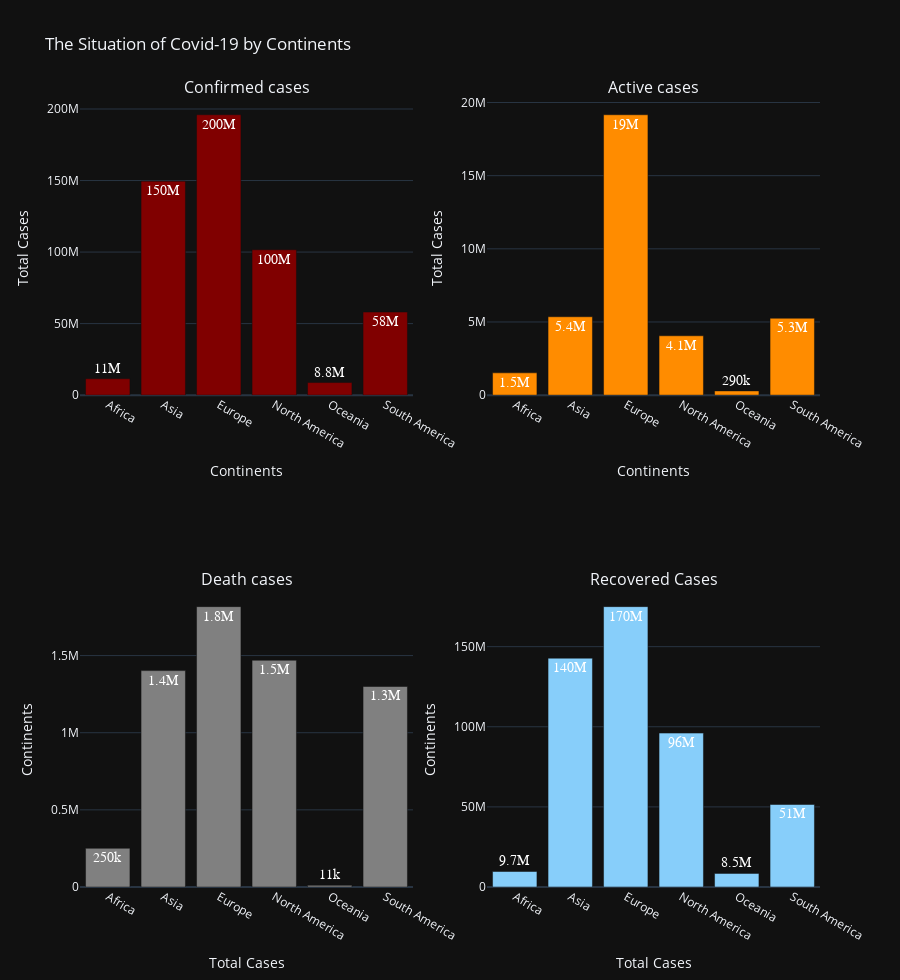

Notebook code cell kept with this figure:
### Markdown cell above
# The diagram above describe the confirmed cases of Covid-19 of affected continents and countries around the world.
# It clearly shows that Europe is the worst affected continents and France is the highest confirmed cases of Covid-19 in Europe which has 29 million follow by Germany and UK both countries have 26 million and 22 million total confrimed cases respectively. 
# Asia is the second worst affected continent and India is the top higher confirmed cases which is 43 million cases and Korea is the second higher which is 17 million confirmed cases.
# The thrid goes to North America follow by South America and United States is the top affected country it has total 85 million confirmed cases, and Brazil has 31 million confirmed cases the highest affected country in South America.

### Code cell
continents = continents_df[:6]['Continents']

fig = make_subplots(rows=2, cols=2, subplot_titles=('Confirmed cases','Active cases','Death cases','Recovered Cases',))

fig.add_trace(go.Bar(name='Confirmed cases', x=continents, y=continents_df['Confirmed'], 
                     marker=dict(color="maroon"), text=continents_df['Confirmed']), 1, 1)

fig.add_trace(go.Bar(name='Active cases', x=continents, y=continents_df['Active'], 
                     marker=dict(color="darkorange"), text=continents_df['Active']), 1, 2)


fig.add_trace(go.Bar(name='Death cases', x=continents, y=continents_df['Deaths'], 
                     marker=dict(color="gray"), text=continents_df['Deaths']), 2, 1)

fig.add_trace(go.Bar(name='Recovered cases', x=continents, y=continents_df['Recovered'],
                     marker=dict(color="lightskyblue"),text=continents_df['Recovered']), 2, 2)

fig.update_traces(textposition='auto', textfont_size=14, textfont_family="Arial Black", textfont_color="white", 
                  texttemplate='%{text:,.2s}')

fig.update_layout(template='plotly_dark', height=980, showlegend=False, title='The Situation of Covid-19 by Continents')


fig.update_xaxes(row=1, col=1, title='Continents')
fig.update_xaxes(row=1, col=2, title='Continents')
fig.update_xaxes(row=2, col=1, title='Total Cases')
fig.update_xaxes(row=2, col=2, title='Total Cases')

fig.update_yaxes(row=1, col=1, title='Total Cases')
fig.update_yaxes(row=1, col=2, title='Total Cases')
fig.update_yaxes(row=2, col=1, title='Continents')
fig.update_yaxes(row=2, col=2, title='Continents')

fig.show()

### Figure 1 — Plotly figure (JSON) as saved in the notebook; plotly's stock layout.template omitted (floating-point values rounded to 4 significant figures)
{"data": [{"marker": {"color": "maroon"}, "name": "Confirmed cases", "text": [11455125, 149573250, 195966612, 101585024, 8782549, 58048868, 525411428], "textfont": {"color": "white", "family": "Arial Black", "size": 14}, "textposition": "auto", "texttemplate": "%{text:,.2s}", "type": "bar", "x": ["Africa", "Asia", "Europe", "North America", "Oceania", "South America"], "xaxis": "x", "y": [11455125, 149573250, 195966612, 101585024, 8782549, 58048868, 525411428], "yaxis": "y"}, {"marker": {"color": "darkorange"}, "name": "Active cases", "text": [1523117, 5357664, 19163083, 4056480, 288711, 5255453, 35644508], "textfont": {"color": "white", "family": "Arial Black", "size": 14}, "textposition": "auto", "texttemplate": "%{text:,.2s}", "type": "bar", "x": ["Africa", "Asia", "Europe", "North America", "Oceania", "South America"], "xaxis": "x2", "y": [1523117, 5357664, 19163083, 4056480, 288711, 5255453, 35644508], "yaxis": "y2"}, {"marker": {"color": "gray"}, "name": "Death cases", "text": [250839, 1402484, 1817230, 1469666, 11068, 1299660, 6250947], "textfont": {"color": "white", "family": "Arial Black", "size": 14}, "textposition": "auto", "texttemplate": "%{text:,.2s}", "type": "bar", "x": ["Africa", "Asia", "Europe", "North America", "Oceania", "South America"], "xaxis": "x3", "y": [250839, 1402484, 1817230, 1469666, 11068, 1299660, 6250947], "yaxis": "y3"}, {"marker": {"color": "lightskyblue"}, "name": "Recovered cases", "text": [9681169, 142813102, 174986299, 96058878, 8482770, 51493755, 483515973], "textfont": {"color": "white", "family": "Arial Black", "size": 14}, "textposition": "auto", "texttemplate": "%{text:,.2s}", "type": "bar", "x": ["Africa", "Asia", "Europe", "North America", "Oceania", "South America"], "xaxis": "x4", "y": [9681169, 142813102, 174986299, 96058878, 8482770, 51493755, 483515973], "yaxis": "y4"}], "layout": {"annotations": [{"font": {"size": 16}, "showarrow": false, "text": "Confirmed cases", "x": 0.225, "xanchor": "center", "xref": "paper", "y": 1, "yanchor": "bottom", "yref": "paper"}, {"font": {"size": 16}, "showarrow": false, "text": "Active cases", "x": 0.775, "xanchor": "center", "xref": "paper", "y": 1, "yanchor": "bottom", "yref": "paper"}, {"font": {"size": 16}, "showarrow": false, "text": "Death cases", "x": 0.225, "xanchor": "center", "xref": "paper", "y": 0.375, "yanchor": "bottom", "yref": "paper"}, {"font": {"size": 16}, "showarrow": false, "text": "Recovered Cases", "x": 0.775, "xanchor": "center", "xref": "paper", "y": 0.375, "yanchor": "bottom", "yref": "paper"}], "height": 980, "showlegend": false, "title": {"text": "The Situation of Covid-19 by Continents"}, "xaxis": {"anchor": "y", "domain": [0, 0.45], "title": {"text": "Continents"}}, "xaxis2": {"anchor": "y2", "domain": [0.55, 1], "title": {"text": "Continents"}}, "xaxis3": {"anchor": "y3", "domain": [0, 0.45], "title": {"text": "Total Cases"}}, "xaxis4": {"anchor": "y4", "domain": [0.55, 1], "title": {"text": "Total Cases"}}, "yaxis": {"anchor": "x", "domain": [0.625, 1], "title": {"text": "Total Cases"}}, "yaxis2": {"anchor": "x2", "domain": [0.625, 1], "title": {"text": "Total Cases"}}, "yaxis3": {"anchor": "x3", "domain": [0, 0.375], "title": {"text": "Continents"}}, "yaxis4": {"anchor": "x4", "domain": [0, 0.375], "title": {"text": "Continents"}}}}
